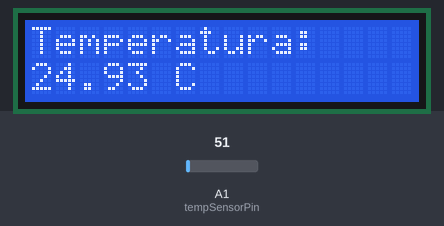
Recording of a sketch running on a simulated Arduino Uno, built with avr-gcc and run on an emulated ATmega328P. Shown: 16×2 character LCD. The test bench sets the inputs (shaded band); at power-on: A1 (tempSensorPin) = 51. What the sketch prints to the serial monitor is not drawn.

Above: at 1.2 s.
1.3 s: A1 (tempSensorPin) set to 23
At 3.2 s:
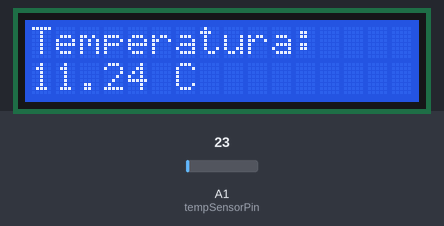
3.5 s: A1 (tempSensorPin) set to 18
At 5.0 s:
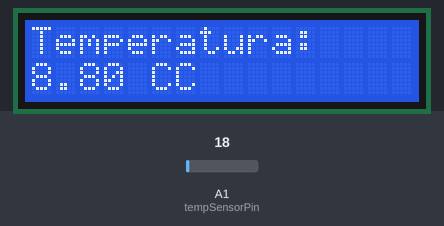
5.5 s: A1 (tempSensorPin) set to 30
At 6.7 s:
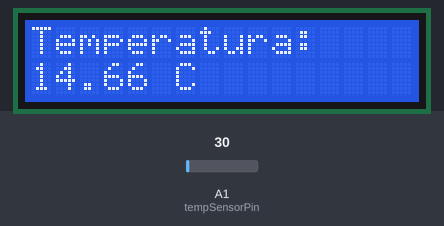
Timing chart, 0 to 8.5 s (numbered marks = the images above; inputs shaded):
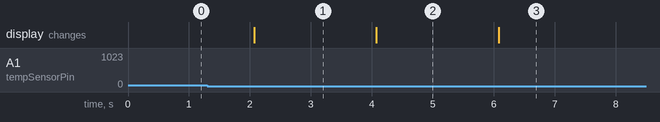

The sketch:

temperaturaLCD.ino
```cpp
/*
  Variaveis
*/
#include <LiquidCrystal.h> // Inclui a biblioteca para utilizar o LCD.

#define tempSensorPin A1 // Define o pino A1 como “sensor”
float S = 0; // Variável para ler o sinal do pino do Arduino
float T = 0; // Variável que recebe o valor convertido para temperatura.
LiquidCrystal lcd (12, 11, 5, 4, 3, 2);

void setup(){
  lcd.begin(16, 2); // Diz para o Arduino que o display é 16x2.
  lcd.print("Temperatura: "); // Manda o texto para a tela do display
  Serial.begin(9600);
}

void loop(){
  S = analogRead (tempSensorPin);  /*  Manda o Arduino ler o pino e armazena

 o valor em “Ventrada”. */

  T = (S * 500) / 1023;
  lcd.setCursor(0, 1);
  Serial.println();
  Serial.print(S);
  Serial.println(" from 1023.");

  Serial.print(T);
  Serial.println(" C");
  lcd.print(T);
  lcd.print(" C");
  delay(1000);
}
```

Measured:
- the behaviour switches between 21 and 20 on A1 (tempSensorPin) (found by bisection; images 1 and 2)
- after the input at 1.3 s, the display: changes after 0.77 s (image 1)
- after the input at 3.5 s, the display: changes after 0.58 s (image 2)
- after the input at 5.5 s, the display: changes after 0.58 s (image 3)
